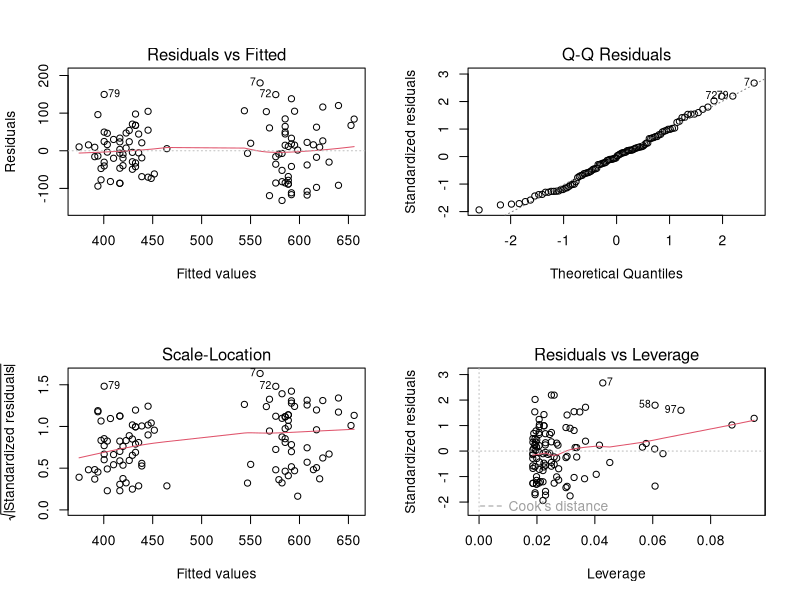
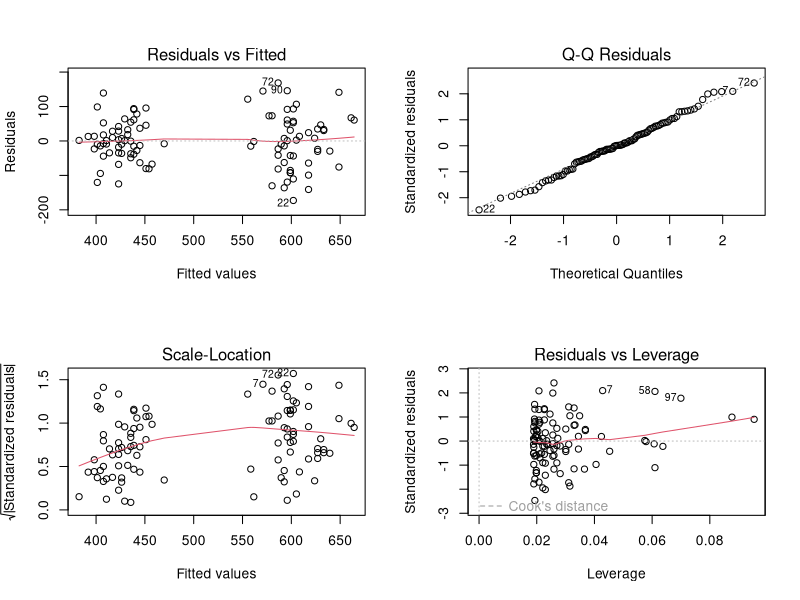
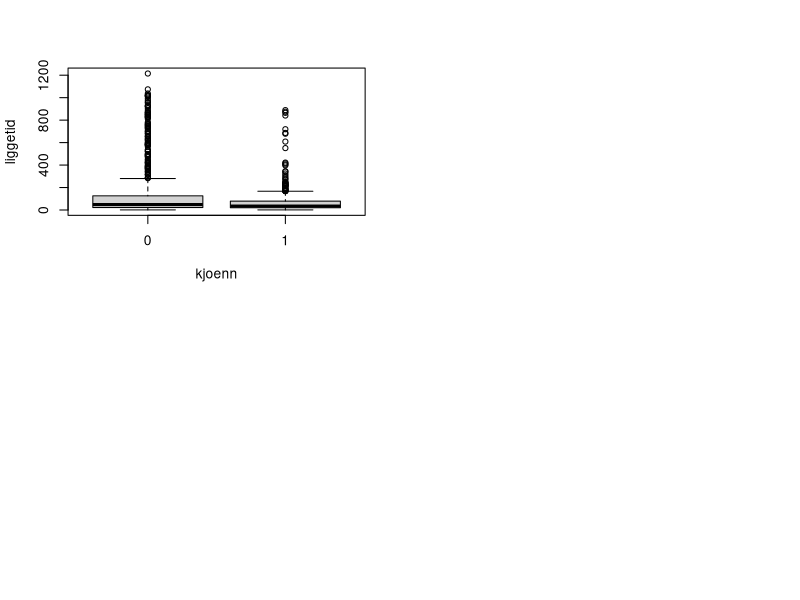
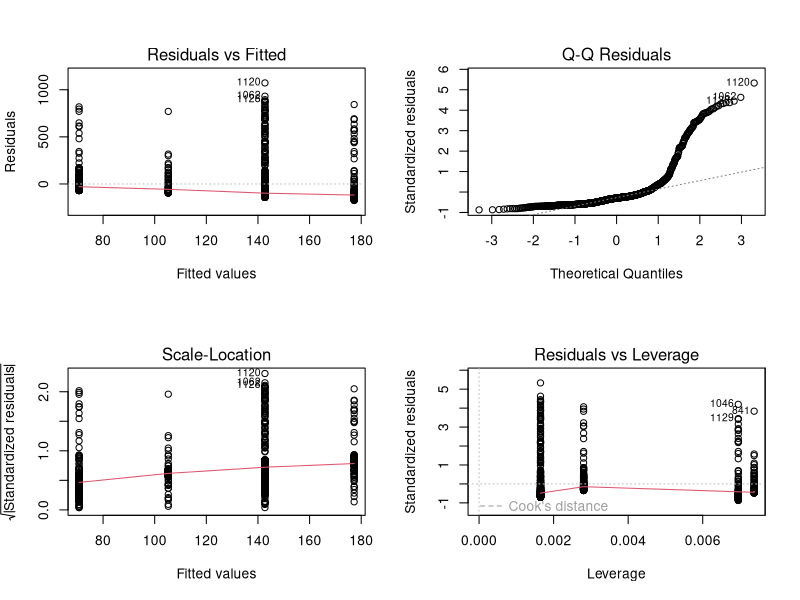
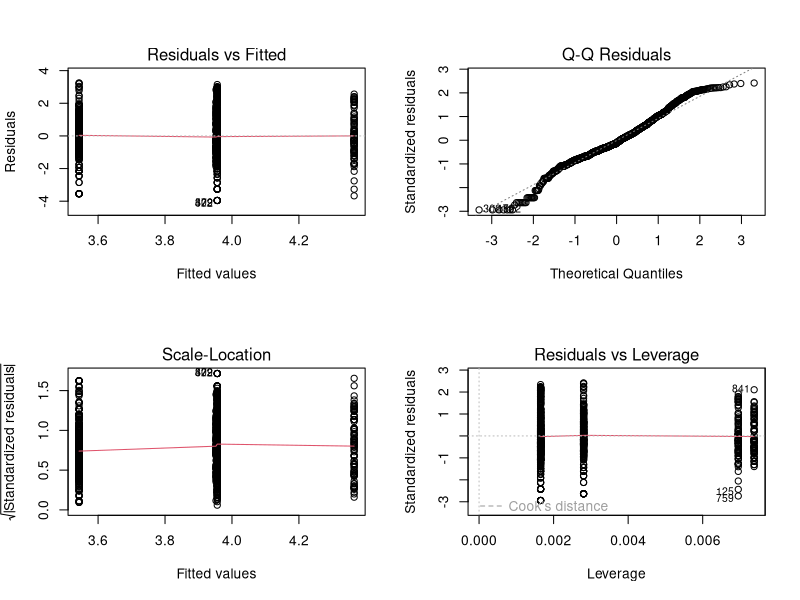

R code for these plots, in order:
## ---- chunk 1
#| label: linear-1a-1
#| warning: false
#| echo: true

lung_data <- read.csv('data/PEFH98-english.csv')

# pefsit1 vs (weight, gender)
# note that we converted gender into categorical
lm_pef1_weight_gender <- lm(pefsit1 ~ weight + gender, 
                            data = lung_data)
# lm_pef1_weight_gender
summary(lm_pef1_weight_gender)
## ---- chunk 2
#| label: linear-1a-2
#| warning: false
#| echo: true

#residual plots
par(mfrow=c(2,2))
plot(lm_pef1_weight_gender)
## ---- chunk 3
#| label: linear-1b-1
#| warning: false
#| echo: true

# 1. height weight gender
lm_pefm_height_weight_gen <- lm(pefmean ~ height + weight + gender, data = lung_data)

summary(lm_pefm_height_weight_gen)
## ---- chunk 4
#| label: linear-1b-2
#| warning: false
#| echo: true

# 2. weight gender
lm_pefm_weight_gen <- lm(pefmean ~ weight + gender, data = lung_data)

summary(lm_pefm_weight_gen)
## ---- chunk 5
#| label: linear-1b-3
#| warning: false
#| echo: true

#residual plots
par(mfrow=c(2,2))
plot(lm_pefm_weight_gen)
## ---- chunk 6
#| label: linear-2a-1
#| warning: false
#| echo: true

liggetid <- read.csv('data/liggetid.csv')
head(liggetid, 3)

# boxplot
boxplot(liggetid ~ kjoenn, data = liggetid)
## ---- chunk 7
#| label: linear-2b-1
#| warning: false
#| echo: true

# response (dep): liggetid
# predictor (indep): kjoenn, slag

lm_ligge <- lm(liggetid ~ slag + kjoenn, data = liggetid)
summary(lm_ligge)
## ---- chunk 8
#| label: linear-2b-2
#| warning: false
#| echo: true

# visualize the residuals
par(mfrow = c(2, 2))
plot(lm_ligge)
## ---- chunk 9
#| label: linear-2c-1
#| warning: false
#| echo: true

# response (dep): log transformed (lnliggti)
# predictor (indep): kjoenn, slag

lm_logligge <- lm(lnliggti ~ slag + kjoenn, 
                  data = liggetid)
summary(lm_logligge)
## ---- chunk 10
#| label: linear-2c-2
#| warning: false
#| echo: true

par(mfrow = c(2, 2))
plot(lm_logligge)
